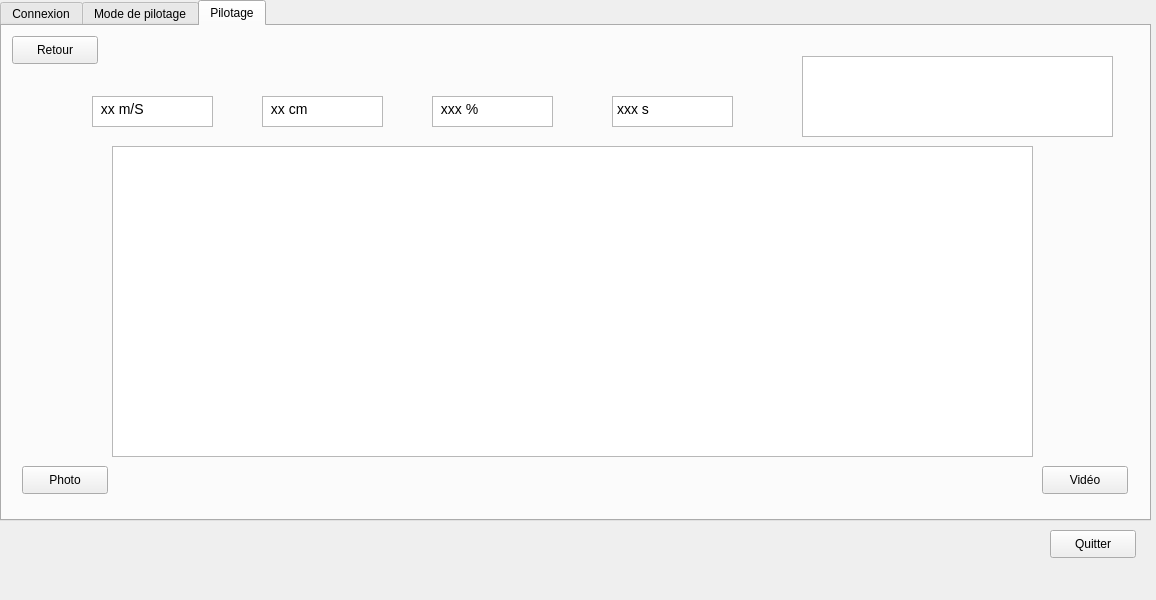
<?xml version="1.0" encoding="UTF-8"?>
<ui version="4.0">
 <class>MainWindow</class>
 <widget class="QMainWindow" name="MainWindow">
  <property name="geometry">
   <rect>
    <x>0</x>
    <y>0</y>
    <width>1156</width>
    <height>600</height>
   </rect>
  </property>
  <property name="windowTitle">
   <string>MainWindow</string>
  </property>
  <widget class="QWidget" name="centralwidget">
   <widget class="QPushButton" name="pushButtonQuitter">
    <property name="geometry">
     <rect>
      <x>1050</x>
      <y>530</y>
      <width>86</width>
      <height>28</height>
     </rect>
    </property>
    <property name="text">
     <string>Quitter</string>
    </property>
   </widget>
   <widget class="QTabWidget" name="tabWidget">
    <property name="enabled">
     <bool>true</bool>
    </property>
    <property name="geometry">
     <rect>
      <x>0</x>
      <y>0</y>
      <width>1151</width>
      <height>521</height>
     </rect>
    </property>
    <property name="tabPosition">
     <enum>QTabWidget::North</enum>
    </property>
    <property name="tabShape">
     <enum>QTabWidget::Rounded</enum>
    </property>
    <property name="currentIndex">
     <number>2</number>
    </property>
    <property name="tabBarAutoHide">
     <bool>false</bool>
    </property>
    <widget class="QWidget" name="Connexion">
     <attribute name="title">
      <string>Connexion</string>
     </attribute>
     <widget class="QLabel" name="labelPilotageDrone">
      <property name="geometry">
       <rect>
        <x>310</x>
        <y>20</y>
        <width>501</width>
        <height>111</height>
       </rect>
      </property>
      <property name="sizePolicy">
       <sizepolicy hsizetype="Preferred" vsizetype="Preferred">
        <horstretch>15</horstretch>
        <verstretch>15</verstretch>
       </sizepolicy>
      </property>
      <property name="baseSize">
       <size>
        <width>5</width>
        <height>5</height>
       </size>
      </property>
      <property name="font">
       <font>
        <pointsize>40</pointsize>
        <weight>50</weight>
        <italic>false</italic>
        <bold>false</bold>
       </font>
      </property>
      <property name="text">
       <string>Pilotage du drone</string>
      </property>
      <property name="alignment">
       <set>Qt::AlignCenter</set>
      </property>
     </widget>
     <widget class="QPushButton" name="pushButtonSeConnecter">
      <property name="geometry">
       <rect>
        <x>470</x>
        <y>250</y>
        <width>161</width>
        <height>41</height>
       </rect>
      </property>
      <property name="font">
       <font>
        <pointsize>18</pointsize>
       </font>
      </property>
      <property name="text">
       <string>Se connecter</string>
      </property>
     </widget>
    </widget>
    <widget class="QWidget" name="ModePilotage">
     <attribute name="title">
      <string>Mode de pilotage</string>
     </attribute>
     <widget class="QLabel" name="labelPilotageDrone_2">
      <property name="geometry">
       <rect>
        <x>310</x>
        <y>20</y>
        <width>501</width>
        <height>111</height>
       </rect>
      </property>
      <property name="sizePolicy">
       <sizepolicy hsizetype="Preferred" vsizetype="Preferred">
        <horstretch>15</horstretch>
        <verstretch>15</verstretch>
       </sizepolicy>
      </property>
      <property name="baseSize">
       <size>
        <width>5</width>
        <height>5</height>
       </size>
      </property>
      <property name="font">
       <font>
        <pointsize>40</pointsize>
        <weight>50</weight>
        <italic>false</italic>
        <bold>false</bold>
       </font>
      </property>
      <property name="text">
       <string>Choix du pilotage</string>
      </property>
      <property name="alignment">
       <set>Qt::AlignCenter</set>
      </property>
     </widget>
     <widget class="QPushButton" name="pushButtonClavier">
      <property name="geometry">
       <rect>
        <x>200</x>
        <y>180</y>
        <width>221</width>
        <height>181</height>
       </rect>
      </property>
      <property name="font">
       <font>
        <pointsize>25</pointsize>
       </font>
      </property>
      <property name="text">
       <string>Clavier</string>
      </property>
     </widget>
     <widget class="QPushButton" name="pushButtonManette">
      <property name="geometry">
       <rect>
        <x>750</x>
        <y>180</y>
        <width>221</width>
        <height>181</height>
       </rect>
      </property>
      <property name="font">
       <font>
        <pointsize>25</pointsize>
       </font>
      </property>
      <property name="text">
       <string>Manette</string>
      </property>
     </widget>
     <widget class="QPushButton" name="pushButtonRetourConnexion">
      <property name="geometry">
       <rect>
        <x>10</x>
        <y>10</y>
        <width>86</width>
        <height>28</height>
       </rect>
      </property>
      <property name="text">
       <string>Retour</string>
      </property>
     </widget>
    </widget>
    <widget class="QWidget" name="Pilotage">
     <attribute name="title">
      <string>Pilotage</string>
     </attribute>
     <widget class="QListView" name="videoDrone">
      <property name="geometry">
       <rect>
        <x>110</x>
        <y>120</y>
        <width>921</width>
        <height>311</height>
       </rect>
      </property>
     </widget>
     <widget class="QPushButton" name="pushButtonPhoto">
      <property name="geometry">
       <rect>
        <x>20</x>
        <y>440</y>
        <width>86</width>
        <height>28</height>
       </rect>
      </property>
      <property name="text">
       <string>Photo</string>
      </property>
     </widget>
     <widget class="QPushButton" name="pushButtonVideo">
      <property name="geometry">
       <rect>
        <x>1040</x>
        <y>440</y>
        <width>86</width>
        <height>28</height>
       </rect>
      </property>
      <property name="text">
       <string>Vidéo</string>
      </property>
     </widget>
     <widget class="QTextBrowser" name="textBrowserVitesse">
      <property name="geometry">
       <rect>
        <x>90</x>
        <y>70</y>
        <width>121</width>
        <height>31</height>
       </rect>
      </property>
      <property name="html">
       <string>&lt;!DOCTYPE HTML PUBLIC &quot;-//W3C//DTD HTML 4.0//EN&quot; &quot;http://www.w3.org/TR/REC-html40/strict.dtd&quot;&gt;
&lt;html&gt;&lt;head&gt;&lt;meta name=&quot;qrichtext&quot; content=&quot;1&quot; /&gt;&lt;style type=&quot;text/css&quot;&gt;
p, li { white-space: pre-wrap; }
&lt;/style&gt;&lt;/head&gt;&lt;body style=&quot; font-family:'Noto Sans'; font-size:10.5pt; font-weight:400; font-style:normal;&quot;&gt;
&lt;p style=&quot; margin-top:0px; margin-bottom:0px; margin-left:0px; margin-right:0px; -qt-block-indent:0; text-indent:0px;&quot;&gt; xx m/S&lt;/p&gt;&lt;/body&gt;&lt;/html&gt;</string>
      </property>
     </widget>
     <widget class="QTextBrowser" name="textBrowserAltitude">
      <property name="geometry">
       <rect>
        <x>260</x>
        <y>70</y>
        <width>121</width>
        <height>31</height>
       </rect>
      </property>
      <property name="html">
       <string>&lt;!DOCTYPE HTML PUBLIC &quot;-//W3C//DTD HTML 4.0//EN&quot; &quot;http://www.w3.org/TR/REC-html40/strict.dtd&quot;&gt;
&lt;html&gt;&lt;head&gt;&lt;meta name=&quot;qrichtext&quot; content=&quot;1&quot; /&gt;&lt;style type=&quot;text/css&quot;&gt;
p, li { white-space: pre-wrap; }
&lt;/style&gt;&lt;/head&gt;&lt;body style=&quot; font-family:'Noto Sans'; font-size:10.5pt; font-weight:400; font-style:normal;&quot;&gt;
&lt;p style=&quot; margin-top:0px; margin-bottom:0px; margin-left:0px; margin-right:0px; -qt-block-indent:0; text-indent:0px;&quot;&gt; xx cm&lt;/p&gt;&lt;/body&gt;&lt;/html&gt;</string>
      </property>
     </widget>
     <widget class="QTextBrowser" name="textBrowserBatterie">
      <property name="geometry">
       <rect>
        <x>430</x>
        <y>70</y>
        <width>121</width>
        <height>31</height>
       </rect>
      </property>
      <property name="html">
       <string>&lt;!DOCTYPE HTML PUBLIC &quot;-//W3C//DTD HTML 4.0//EN&quot; &quot;http://www.w3.org/TR/REC-html40/strict.dtd&quot;&gt;
&lt;html&gt;&lt;head&gt;&lt;meta name=&quot;qrichtext&quot; content=&quot;1&quot; /&gt;&lt;style type=&quot;text/css&quot;&gt;
p, li { white-space: pre-wrap; }
&lt;/style&gt;&lt;/head&gt;&lt;body style=&quot; font-family:'Noto Sans'; font-size:10.5pt; font-weight:400; font-style:normal;&quot;&gt;
&lt;p style=&quot; margin-top:0px; margin-bottom:0px; margin-left:0px; margin-right:0px; -qt-block-indent:0; text-indent:0px;&quot;&gt; xxx %&lt;/p&gt;&lt;/body&gt;&lt;/html&gt;</string>
      </property>
     </widget>
     <widget class="QTextBrowser" name="textBrowserDuree">
      <property name="geometry">
       <rect>
        <x>610</x>
        <y>70</y>
        <width>121</width>
        <height>31</height>
       </rect>
      </property>
      <property name="html">
       <string>&lt;!DOCTYPE HTML PUBLIC &quot;-//W3C//DTD HTML 4.0//EN&quot; &quot;http://www.w3.org/TR/REC-html40/strict.dtd&quot;&gt;
&lt;html&gt;&lt;head&gt;&lt;meta name=&quot;qrichtext&quot; content=&quot;1&quot; /&gt;&lt;style type=&quot;text/css&quot;&gt;
p, li { white-space: pre-wrap; }
&lt;/style&gt;&lt;/head&gt;&lt;body style=&quot; font-family:'Noto Sans'; font-size:10.5pt; font-weight:400; font-style:normal;&quot;&gt;
&lt;p style=&quot; margin-top:0px; margin-bottom:0px; margin-left:0px; margin-right:0px; -qt-block-indent:0; text-indent:0px;&quot;&gt;xxx s&lt;/p&gt;&lt;/body&gt;&lt;/html&gt;</string>
      </property>
     </widget>
     <widget class="QTextBrowser" name="textBrowserReceptionCommande">
      <property name="geometry">
       <rect>
        <x>800</x>
        <y>30</y>
        <width>311</width>
        <height>81</height>
       </rect>
      </property>
     </widget>
     <widget class="QPushButton" name="pushButtonRetourModePilotage">
      <property name="geometry">
       <rect>
        <x>10</x>
        <y>10</y>
        <width>86</width>
        <height>28</height>
       </rect>
      </property>
      <property name="text">
       <string>Retour</string>
      </property>
     </widget>
    </widget>
   </widget>
  </widget>
 </widget>
 <resources/>
 <connections/>
</ui>
